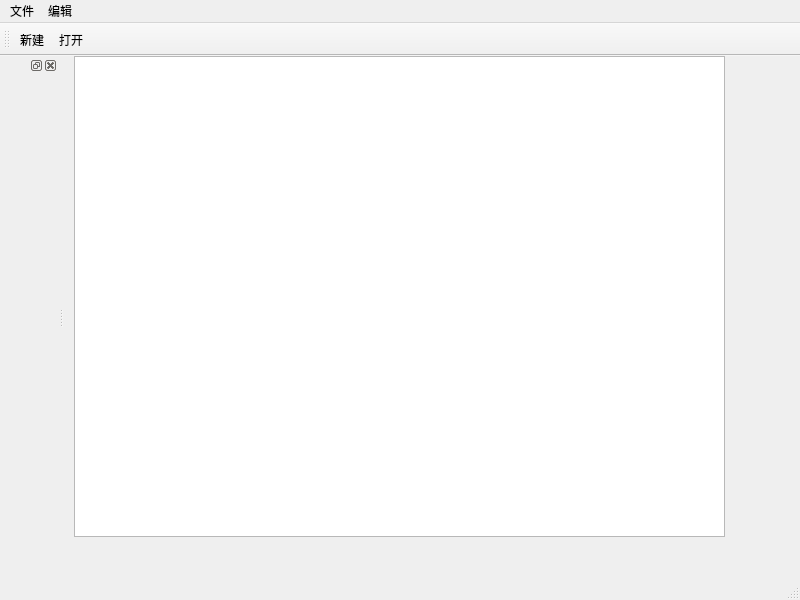
<?xml version="1.0" encoding="UTF-8"?>
<ui version="4.0">
 <class>MainWindow</class>
 <widget class="QMainWindow" name="MainWindow">
  <property name="geometry">
   <rect>
    <x>0</x>
    <y>0</y>
    <width>800</width>
    <height>600</height>
   </rect>
  </property>
  <property name="windowTitle">
   <string>MainWindow</string>
  </property>
  <widget class="QWidget" name="centralwidget">
   <widget class="QTextEdit" name="textEdit">
    <property name="geometry">
     <rect>
      <x>10</x>
      <y>0</y>
      <width>651</width>
      <height>481</height>
     </rect>
    </property>
   </widget>
  </widget>
  <widget class="QMenuBar" name="menubar">
   <property name="geometry">
    <rect>
     <x>0</x>
     <y>0</y>
     <width>800</width>
     <height>22</height>
    </rect>
   </property>
   <widget class="QMenu" name="menu">
    <property name="title">
     <string>文件</string>
    </property>
    <addaction name="actionnew"/>
    <addaction name="actionopen"/>
   </widget>
   <widget class="QMenu" name="menu_2">
    <property name="title">
     <string>编辑</string>
    </property>
   </widget>
   <addaction name="menu"/>
   <addaction name="menu_2"/>
  </widget>
  <widget class="QStatusBar" name="statusbar"/>
  <widget class="QToolBar" name="toolBar">
   <property name="windowTitle">
    <string>toolBar</string>
   </property>
   <attribute name="toolBarArea">
    <enum>TopToolBarArea</enum>
   </attribute>
   <attribute name="toolBarBreak">
    <bool>false</bool>
   </attribute>
   <addaction name="actionnew"/>
   <addaction name="actionopen"/>
  </widget>
  <widget class="QDockWidget" name="dockWidget">
   <attribute name="dockWidgetArea">
    <number>1</number>
   </attribute>
   <widget class="QWidget" name="dockWidgetContents"/>
  </widget>
  <action name="actionnew">
   <property name="checkable">
    <bool>true</bool>
   </property>
   <property name="text">
    <string>新建</string>
   </property>
   <property name="iconText">
    <string>新建</string>
   </property>
  </action>
  <action name="actionopen">
   <property name="text">
    <string>打开</string>
   </property>
  </action>
 </widget>
 <resources/>
 <connections/>
</ui>
